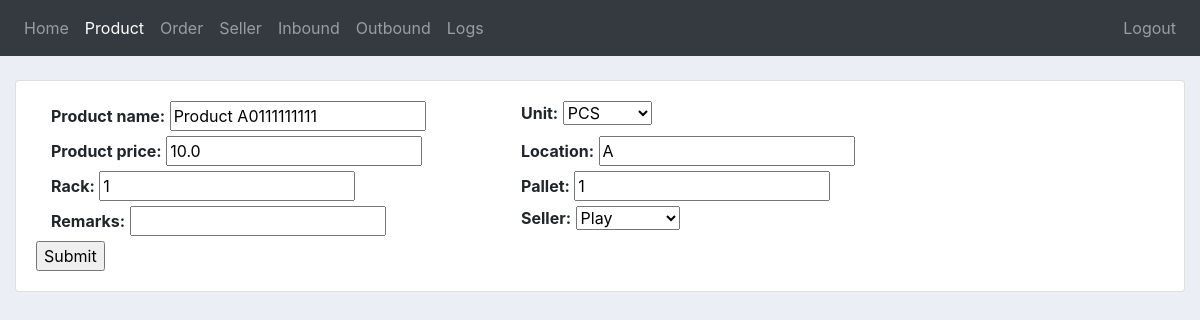
The app's page /update_product/A01 (signed in) with its own data.
### inventory/models.py (models this page shows, shortened)
class Product(models.Model):
    UNIT = (
        ('PCS','PCS'),
        ('BOX','BOX'),
        ('PACK','PACK'),
        ('BOTTLE','BOTTLE'),
        ('OTHER','OTHER'),
    )
    date_created = models.DateTimeField(auto_now_add=True, null=True)
    sku_code = models.CharField(max_length=200, primary_key=True)
    product_name = models.CharField(max_length=200, null=True)
    unit = models.CharField(max_length=200, choices=UNIT, null=True)
    product_quantity = models.PositiveIntegerField(null=True)
    product_price = models.FloatField(validators=[MinValueValidator(0.0)])
    location = models.CharField(max_length=200, null=True)
    rack = models.CharField(max_length=200, null=True)
    pallet = models.CharField(max_length=200, null=True)
    remarks = models.CharField(max_length=200, null=True, blank=True)
    seller = models.ForeignKey(Seller, to_field='user_id', null=True, on_delete=models.SET_NULL)

### inventory/views.py (the view, shortened to what this page needs)
# urls.py: path('update_product/<str:pk>', views.updateProduct, name="update_product"),
@custom_login_required
@admin_required
def updateProduct(request, pk):
    product = Product.objects.get(sku_code=pk)
    initial_seller = product.seller
    initial_qty = product.product_quantity
    form = UpdateProductForm(instance=product)
    context = {'form': form, 'nbar': 'products'}
    return render(request, 'inventory/form.html', context)

### inventory/form.py
class UpdateProductForm(ModelForm):
    class Meta:
        model = Product
        fields = '__all__'
        exclude = ('sku_code', 'product_quantity',)

### inventory/models.py (called while the page is built)
    def __str__(self):
        return self.name

### inventory/templates/inventory/form.html (shortened to what this page needs)
{% extends 'inventory/main.html' %} {% load static %} {% block content %}
<br />
<div class="row">
  <div class="col-md 6">
    <div class="card card-body">
      <form action="" method="POST">
        <div class="container">
          <div class="row">
            {% for field in form %}
            <div class="col-sm-5"><b>{{ field.label_tag }}</b> {{ field }}</div>
            {% endfor %}
          </div>
        </div>
        <input type="submit" name="Submit" />
      </form>
    </div>
  </div>
</div>
{% endblock %}

### static/css/main.css (style rules this page uses)
body { background-color: #ebeff5; }

### records on screen
Product: form "Product A0111111111" "PCS" "10.0" "A" "1" "1" "Play"

### other values on screen
{{ field.label_tag }} "Product name:" "Unit:" "Product price:" "Location:" "Rack:" "Pallet:" "Remarks:" "Seller:"
